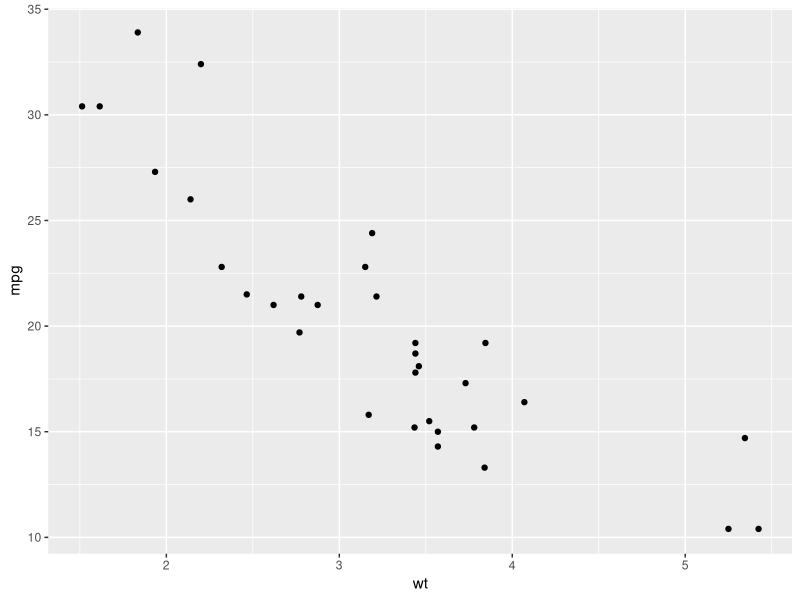
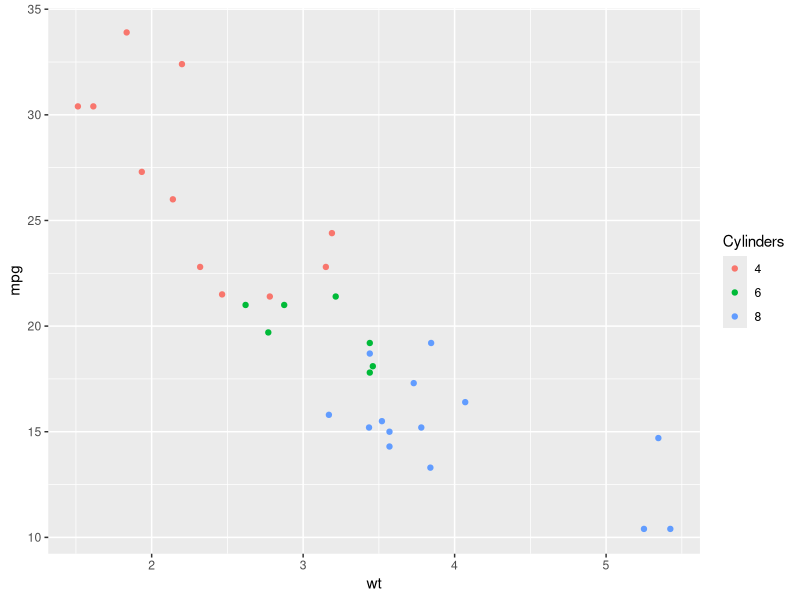
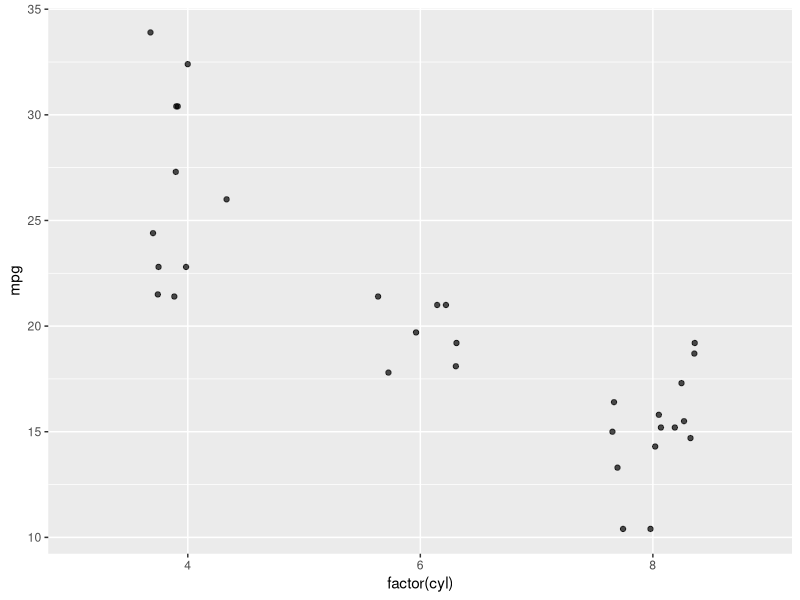
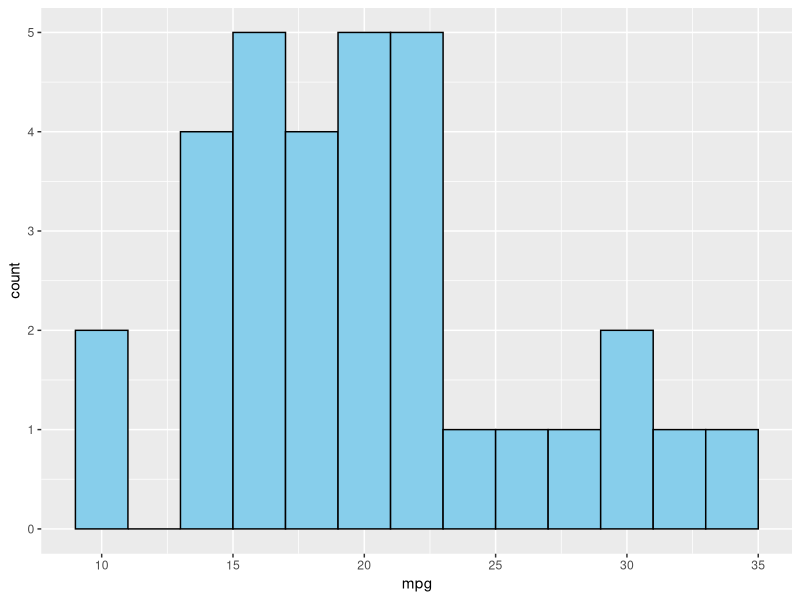
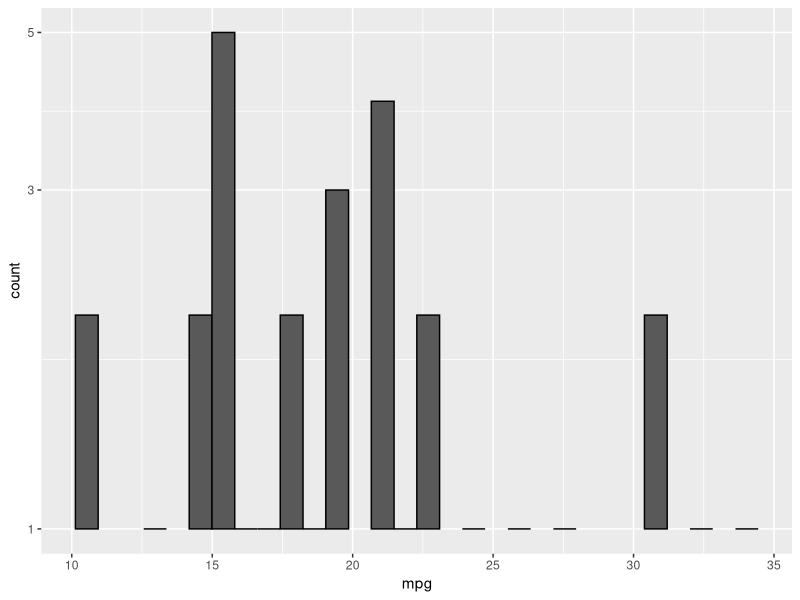
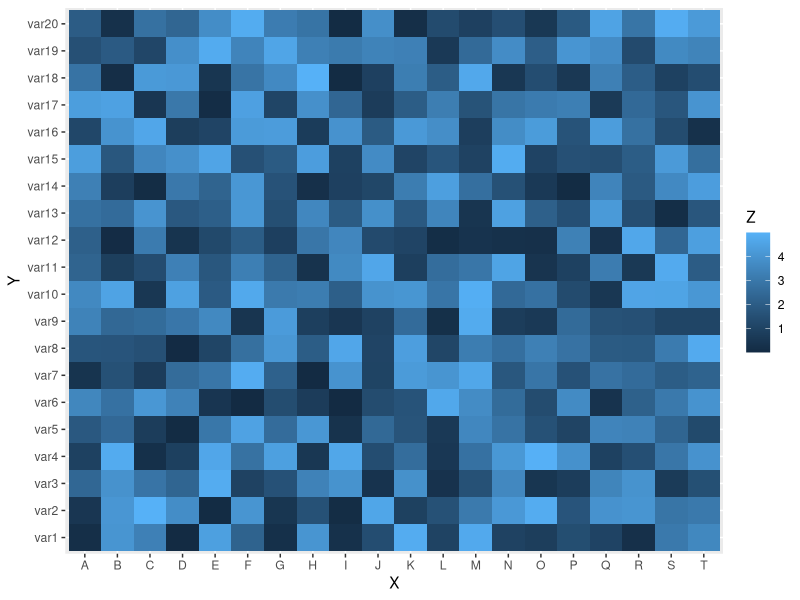
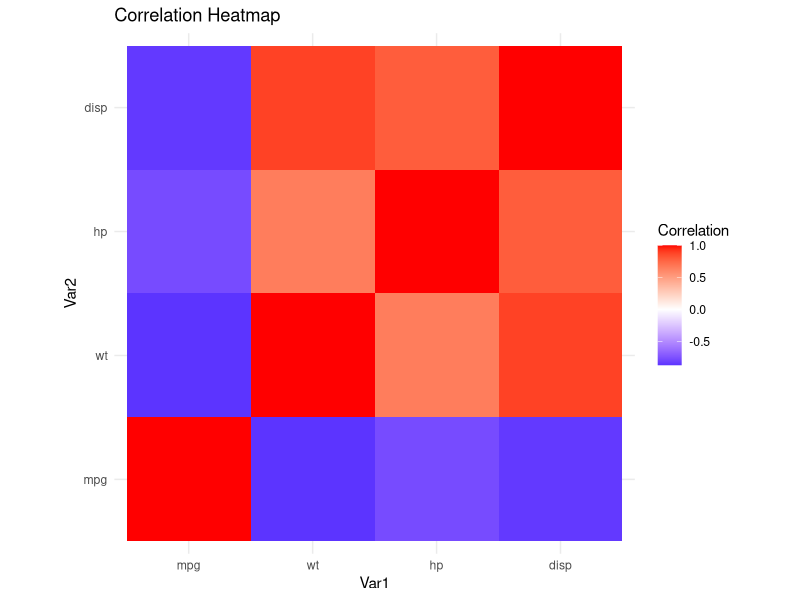
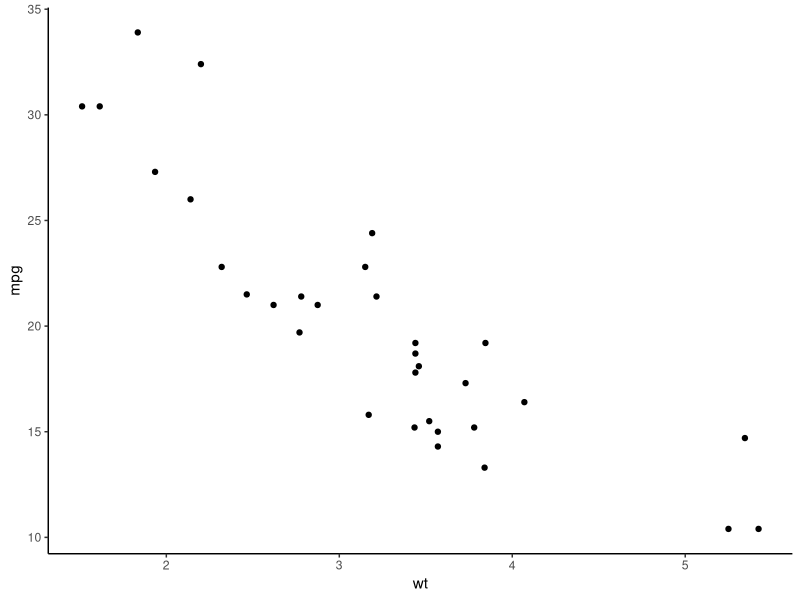

Source code (R) for these figures, in order:
## ---- chunk 1
# tidyverse packages
library(tidyverse)

## ---- chunk 2
ggplot(data = mtcars, aes(x = wt, y = mpg)) + 
  geom_point()
## ---- chunk 3
ggplot(data = mtcars,
       aes(x = wt, y = mpg, color = factor(cyl))) +
  geom_point() + 
  labs(color = "Cylinders")
## ---- chunk 4
ggplot(
  data = mtcars, aes(x = factor(cyl),
                     y = mpg)
) +
  geom_jitter(
    width = 0.2,
    height = 0,
    alpha = 0.7
  )
## ---- chunk 5
ggplot(data = mtcars, aes(x = mpg)) +
  geom_histogram(binwidth = 2,
                 fill = "skyblue",
                 color = "black")
## ---- chunk 6
ggplot(data = mtcars, aes(x = mpg)) +
  geom_histogram(color = 'black') +
  scale_y_log10()
## ---- chunk 7
# Dummy data
x <- LETTERS[1:20]
y <- paste0("var", seq(1,20))
data <- expand.grid(X=x, Y=y)
data$Z <- runif(400, 0, 5)
 
# Heatmap 
ggplot(data, aes(X, Y, fill= Z)) + 
  geom_tile()
## ---- chunk 8
# Compute correlations
cor_mat <- cor(mtcars[, c("mpg", "wt", "hp", "disp")])

# Convert to a long format dataframe for plotting
cor_df <- as.data.frame(as.table(cor_mat))
colnames(cor_df) <- c("Var1", "Var2", "Correlation")

# Plot with geom_tile()
ggplot(data = cor_df, aes(x = Var1, y = Var2, fill = Correlation)) +
  geom_tile() +
  scale_fill_gradient2(low = "blue", mid = "white", high = "red", midpoint = 0) +
  theme_minimal() +
  coord_fixed() +
  labs(title = "Correlation Heatmap")
## ---- chunk 9
ggplot(data = mtcars, aes(x = wt, y = mpg)) + 
  geom_point() +
  theme_classic()
## ---- chunk 10
ggplot(data = mtcars, aes(x = wt, y = mpg)) + 
  geom_point() +
  theme(
      # Plot background
  plot.background = element_rect(fill = "ivory", color = NA),
  
  # Panel (plot area) settings
  panel.background = element_rect(fill = "ghostwhite"),
  panel.grid.major = element_line(color = "gray90", linetype = "dashed"),
  panel.grid.minor = element_line(color = "gray95", linetype = "dotted"),
  
  # Axis customization
  axis.title = element_text(face = "bold", color = "darkblue", size = 12),
  axis.text = element_text(color = "navy", size = 10),
  axis.line = element_line(color = "navy", linewidth = 0.5),
  )
## ---- chunk 11

myvect <- c(1, 2, 3)

# Sum the elements of the vector
sum(myvect)

# Same thing, but with a pipe
myvect %>% sum()

## ---- chunk 12
mtcars %>%
  subset(mpg > 20) %>%
  ggplot(aes(x = wt, y = mpg)) + 
  geom_point()

## ---- chunk 13
mtcars %>%
  dplyr::select(mpg, cyl, hp) %>%
  head()
## ---- chunk 14
mtcars %>%
  dplyr::select(-hp) %>%
  head()
## ---- chunk 15
cols_to_select <- c("mpg", "wt")

mtcars %>%
  select(!!cols_to_select) %>%
  head()
## ---- chunk 16
mtcars_new <- mtcars %>%
  mutate(mpg_level = ifelse(mpg > 20, "high", "low"))
## ---- chunk 17
mtcars %>%
  group_by(cyl) %>% 
  summarise(mean_mpg = mean(mpg), n = n())
## ---- chunk 18
mtcars %>%
  filter(mpg > 20)
## ---- chunk 19
mtcars %>%
  group_by(cyl) %>%
  filter(any(hp > 150))
## ---- chunk 20
mtcars %>%
  group_by(cyl) %>%
  filter(all(hp > 150))
## ---- chunk 21
car_data <- mtcars %>%
  dplyr::select(mpg, cyl, hp, wt) %>%
  rownames_to_column(var = "car_name")

head(car_data)
## ---- chunk 22
car_data_long <- car_data %>%
  pivot_longer(
    cols = c(mpg, hp, wt),
    names_to = "measurement",
    values_to = "value"
  )

head(car_data_long)
## ---- chunk 23
car_data_wide <- car_data_long %>%
  pivot_wider(
    names_from = measurement,
    values_from = value
  )

head(car_data_wide)
